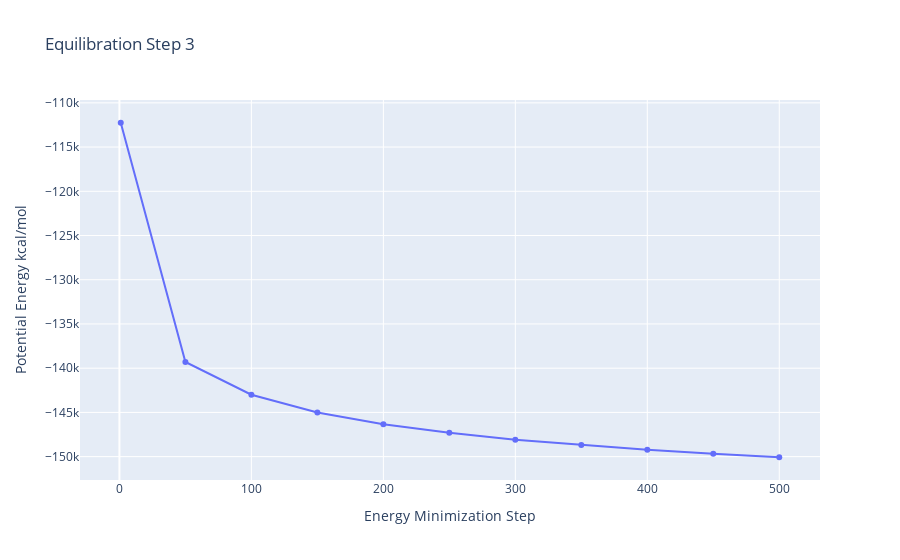

The notebook cell saved with this chart:
### Code cell
#Read data from file and filter energy values higher than 1000 Kj/mol^-1
with open(output_dat_eq3_path,'r') as energy_file:
    x,y = map(
        list,
        zip(*[
            (float(line.split()[0]),float(line.split()[1]))
            for line in energy_file 
            if not line.startswith(("#","@")) 
            if float(line.split()[1]) < 1000 
        ])
    )

plotly.offline.init_notebook_mode(connected=True)

fig = {
    "data": [go.Scatter(x=x, y=y)],
    "layout": go.Layout(title="Equilibration Step 3",
                        xaxis=dict(title = "Energy Minimization Step"),
                        yaxis=dict(title = "Potential Energy kcal/mol")
                       )
}

plotly.offline.iplot(fig)

### Figure 1 — Plotly figure (JSON) as saved in the notebook; plotly's stock layout.template omitted (floating-point values rounded to 4 significant figures)
{"data": [{"type": "scatter", "x": [1, 50, 100, 150, 200, 250, 300, 350, 400, 450, 500], "y": [-112250, -139300, -143000, -145010, -146330, -147290, -148080, -148680, -149230, -149670, -150070]}], "layout": {"title": {"text": "Equilibration Step 3"}, "xaxis": {"title": {"text": "Energy Minimization Step"}}, "yaxis": {"title": {"text": "Potential Energy kcal/mol"}}}}
